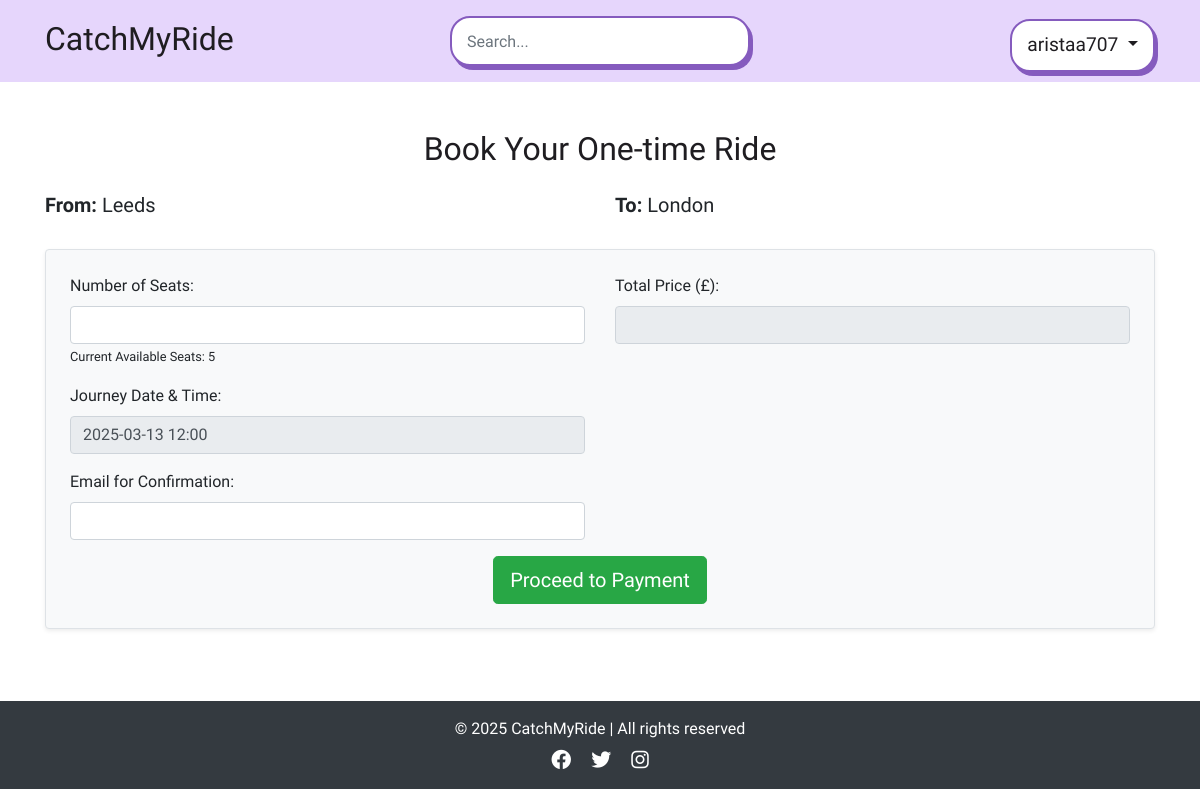
The page /book_onetime/1 (signed in) on the database as committed earlier.
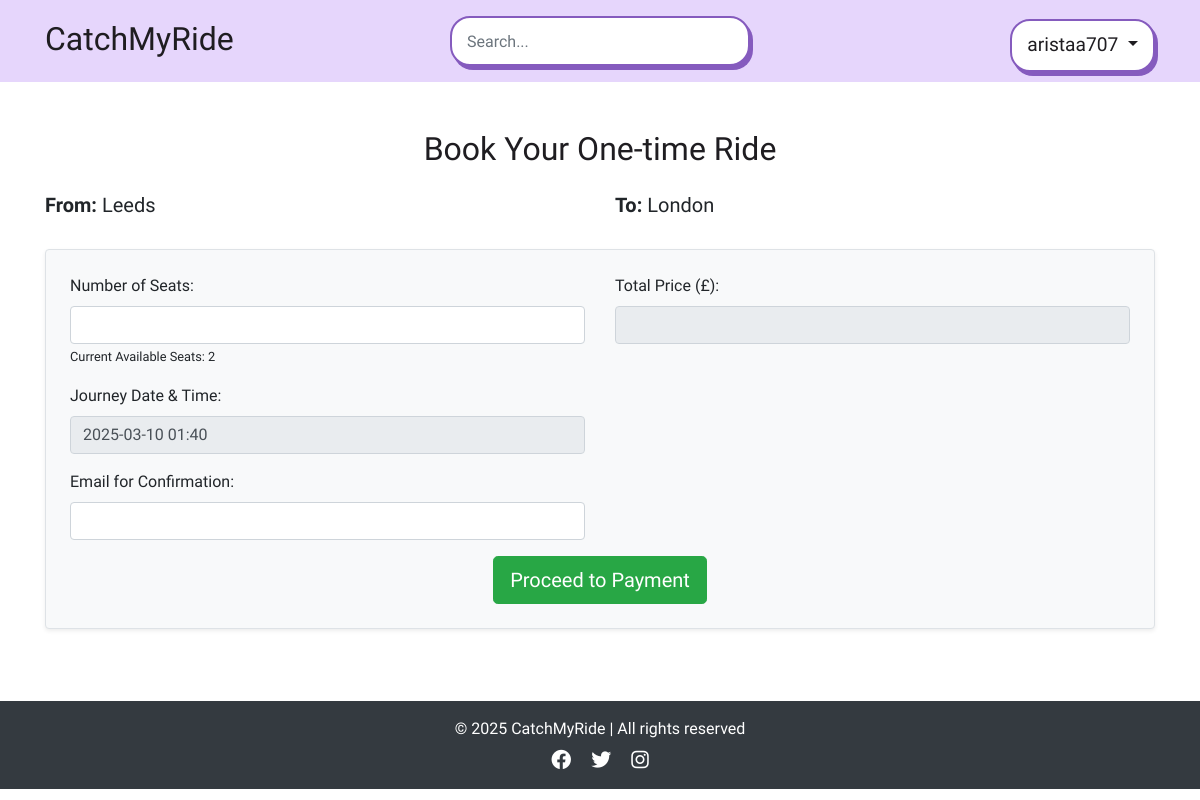
The same page on the database as committed later.
### app/models.py (models this page shows, shortened)
class User(db.Model, UserMixin):
    id = db.Column(db.Integer, primary_key=True)
    username = db.Column(db.String(100), unique=True, nullable=False)
    email = db.Column(db.String(150), unique=True, nullable=False)
    password_hash = db.Column(db.String(200), nullable=False)
    is_active = db.Column(db.Boolean, default=True) # to check if the user activation (user authentication)
    published_rides = db.relationship('publish_ride', backref='driver', lazy=True)
    booked_rides = db.relationship('publish_ride', secondary=passenger_rides, backref='passengers')

class publish_ride(db.Model):
    id = db.Column(db.Integer, primary_key=True)
    driver_id = db.Column(db.Integer, db.ForeignKey('user.id'), nullable=False)
    driver_name = db.Column(db.String(100), nullable=False)  # Added Driver Name
    from_location = db.Column(db.String(200), nullable=False)
    to_location = db.Column(db.String(200), nullable=False)
    date_time = db.Column(db.DateTime, nullable=True)  # Now optional
    available_seats_per_date = db.Column(db.JSON, nullable=True)
    price_per_seat = db.Column(db.Float, nullable=False)
    category = db.Column(db.String(50), nullable=False)
    recurrence_dates = db.Column(db.String(255), nullable=True)
    commute_times = db.Column(db.String(255), nullable=True)  # Stores commute time slots
    is_available = db.Column(db.Boolean, default=True)

### app/views.py (the view, shortened to what this page needs)
@app.route('/book_onetime/<int:ride_id>', methods=['GET', 'POST'])
@login_required
def book_onetime(ride_id):
    ride = publish_ride.query.filter_by(id=ride_id).first()
    db.session.refresh(ride)
    seat_tracking = json.loads(ride.available_seats_per_date) if ride.available_seats_per_date else {}
    available_dates = []
    selected_date = request.args.get("selected_date") or request.form.get("selected_date")
    if not selected_date:
        if ride.category == "one-time":
            selected_date = ride.date_time.strftime("%Y-%m-%d")
        elif available_dates:
            selected_date = available_dates[0]
        else:
            selected_date = ""
    selected_date = selected_date.strip()
    current_available_seats = seat_tracking.get(selected_date, 0)
    return render_template(
        'book_onetime.html',
        ride=ride,
        available_dates=available_dates,
        seat_tracking=seat_tracking,
        current_available_seats=current_available_seats,
        seat_data=seat_tracking,
        selected_date=selected_date,
        user=current_user
    )

### app/views.py (called while the page is built)
@login_manager.user_loader
def load_user(user_id):
    return User.query.get(int(user_id))

@app.context_processor
def inject_user():
    return dict(user=current_user)

### app/templates/book_onetime.html (shortened to what this page needs)
{% extends "base.html" %}
{% block content %}
<div class="container mt-5">
    <h2 class="text-center mb-4">Book Your One-time Ride</h2>
    <div class="row mb-4">
        <div class="col-md-6">
            <h5><strong>From:</strong> {{ ride.from_location }}</h5>
        </div>
        <div class="col-md-6">
            <h5><strong>To:</strong> {{ ride.to_location }}</h5>
        </div>
    </div>
    <form method="POST" action="{{ url_for('book_onetime', ride_id=ride.id) }}" class="p-4 border rounded shadow-sm bg-light">
        <div class="row mb-3">
            <div class="col-md-6">
                <label for="seats" class="form-label">Number of Seats:</label>
                <input type="number" class="form-control" id="seats" name="seats"
                    min="1" max="{{ ride.available_seats }}" required>
                    <small>Current Available Seats:
                        <span id="availableSeats">
                            {% if ride.category == "one-time" %}
                                {{ seat_data.get(ride.date_time.strftime('%Y-%m-%d'), 0) }}
                            {% else %}
                                0
                            {% endif %}
                        </span>
                    </small>
            </div>
            <div class="col-md-6">
                <label for="total_price" class="form-label">Total Price (£):</label>
                <input type="text" class="form-control" id="total_price" name="total_price" readonly>
            </div>
        </div>
        <div class="row mb-3">
            <div class="col-md-6">
                <label for="ride_date" class="form-label">Journey Date & Time:</label>
                <input type="text" class="form-control" value="{{ ride.date_time.strftime('%Y-%m-%d %H:%M') }}" readonly>
            </div>
        </div>
        <div class="row mb-3">
            <div class="col-md-6">
                <label for="email" class="form-label">Email for Confirmation:</label>
                <input type="email" class="form-control" id="email" name="email" required>
            </div>
        </div>
        <div class="text-center">
            <button type="submit" id="proceedToPayment" class="btn btn-success btn-lg">
                Proceed to Payment
            </button>
        </div>
    </form>
</div>
{% endblock %}

### app/templates/base.html (shortened to what this page needs)
<!DOCTYPE html>
<html lang="en">
<head>
    <link rel="stylesheet" href="https://stackpath.bootstrapcdn.com/bootstrap/4.2.1/css/bootstrap.min.css">
    <link rel="stylesheet" href="{{ url_for('static', filename='style.css') }}">
    <link rel="stylesheet" href="https://cdnjs.cloudflare.com/ajax/libs/font-awesome/6.0.0-beta3/css/all.min.css">
    <link href='https://unpkg.com/boxicons@2.1.4/css/boxicons.min.css' rel='stylesheet'>
    <link rel="stylesheet" href="https://cdn.jsdelivr.net/npm/flatpickr/dist/flatpickr.min.css">
</head>
<body>
    <nav class="navbar">
        <div class="container navbar-container d-flex align-items-baseline justify-content-between">
            <a class="navbar-brand navbar-logo" href="/" aria-label="Catch My Ride Logo" title="Go to home page">
                CatchMyRide
            </a>
            <div class="search-container">
                <form class="form-inline">
                    <input class="form-control input" type="search" placeholder="Search..." aria-label="Search" id="searchInput" readonly>
                </form>
            </div>
            <div class="dropdown">
                {% if user.is_authenticated %}
                    <button class="btn btn-secondary dropdown-toggle" type="button" id="profileDropdown" data-toggle="dropdown">
                        {{ user.username }}
                    </button>
                {% endif %}
            </div>
        </div>
    </nav>
    <main>
        {% block content %}{% endblock %}
    </main>
    <br>
    <footer class="bg-dark text-white text-center py-3 mt-5">
        <div class="container">
            <p class="mb-0">© 2025 CatchMyRide | All rights reserved</p>
            <div class="social-links mt-2">
                <a href="#" class="text-white mx-2"><i class="fa-brands fa-facebook fa-lg"></i></a>
                <a href="#" class="text-white mx-2"><i class="fa-brands fa-twitter fa-lg"></i></a>
                <a href="#" class="text-white mx-2"><i class="fa-brands fa-instagram fa-lg"></i></a>
            </div>
        </div>
    </footer>
</body>
</html>

### app/static/style.css (style rules this page uses)
body { margin: 0; background-color: #fff; font-family: "Oxanium", serif; font-weight: 300; }
h2 { font-family: 'Shrikhand', serif; color: #1f1d21; }
.navbar .container { display: flex; flex-direction: row; align-items: center; justify-content: space-between; }
.navbar { background-color: #e6d6fc !important; text-align: center; padding: 10px 0; }
.navbar-logo, .navbar-logo:hover { color: #1f1d21; font-family: "Shrikhand", serif; font-size: 2rem; }
.search-container { max-width: 300px; text-align: center; }
@media (min-width: 992px) { .search-container { position: absolute; left: 50%; top: 50%; transform: translate(-50%, -50%); } }
.navbar .form-inline input { background-color: #fff; height: 50px; width: 300px; border: 2px solid #855bbe; box-shadow: 3px 4px 0px #855bbe; border-radius: 20px; transition: all 0.3s ease-in-out; padding: 8px 15px; }
#profileDropdown { color: #1f1d21; font-size: 1.2rem; background-color: #fff; padding: 10px 15px; border-radius: 20px; border: 2px solid #855bbe; box-shadow: 3px 4px 0px #855bbe; transition: all 0.2s ease-in-out; }

Rows that differ between the two databases and show on the page:
changed publish_ride "Leeds": get "5" → "2"; date_time "2025-03-13 12:00" → "2025-03-10 01:40"
